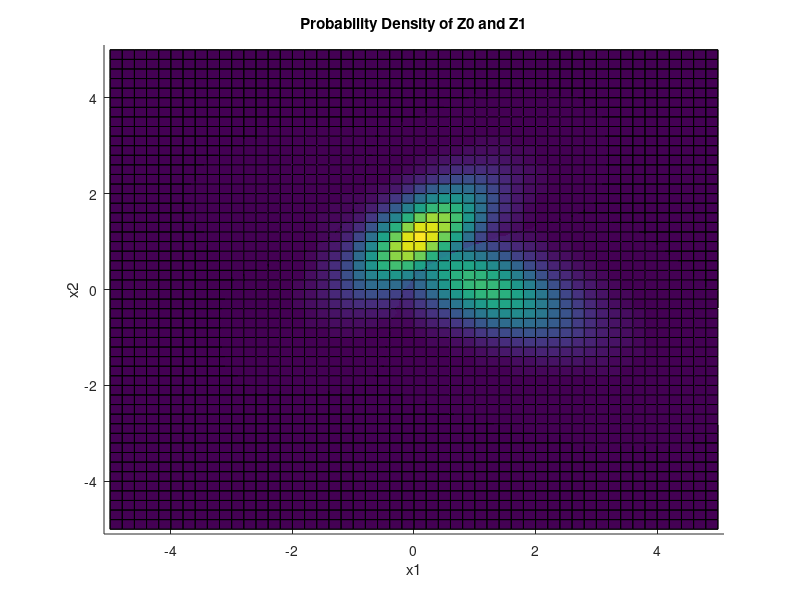
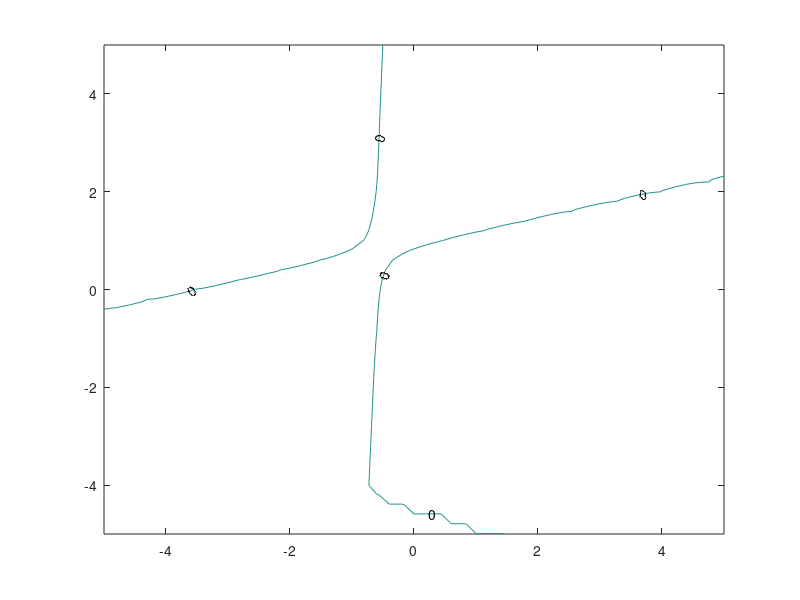
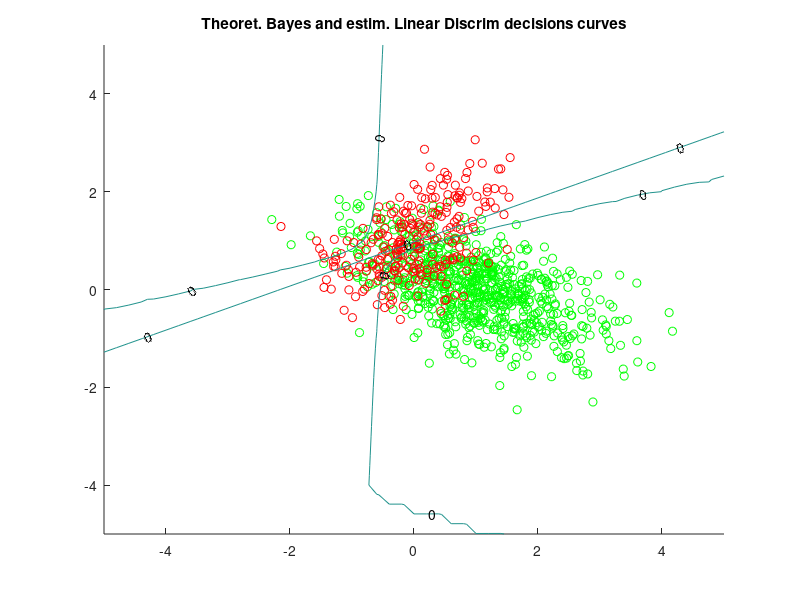

Write the MATLAB code that produced these figures, in order. (Note: this script raises an error after producing the figures.)
rng default;% se initializeaza generatorul de nr pseudo-aleat 
            % pt a genera aceleeasi secvente de numere
%
% se intializeaza parametrii experimentului
%
p=0.25;                                      % prob. a-priorii a C_1
N=1000;                                      % vol total de selectie
mu0=[1,0]; mu1=[0,1];                        % vec. medie ai guassienelor
sig0=[1, -.4;-.4, .5]; sig1=[.5, .3;.3, .5]; % matr. de var-covar
%
% a) generarea supraf.&contur a Z0 & Z1, gauss. 2D cu param. de mai sus
%
x=-5:.2:5;
y=-5:.2:5;
[X,Y]=meshgrid(x,y);
Z0=mvnpdf([X(:) Y(:)],mu0,sig0);
Z0=reshape(Z0,length(y),length(x));
IZ0 = trapz(x,trapz(y,Z0,2)); % verific ca-i pdf
%
Z1=mvnpdf([X(:) Y(:)],mu1,sig1);
Z1=reshape(Z1,length(y),length(x));
IZ1 = trapz(x,trapz(y,Z1,2)); % verific ca-i pdf
%
figure, hold on
axis([-5.1 5.1 -5.1 5.1 0 1])
xlabel('x1'); ylabel('x2'); zlabel('Probability Density');
title('Probability Density of Z0 and Z1')
surfc(X,Y,Z0) 
surfc(X,Y,Z1) 
%
% b)genereaza supraf.&contur a lui Z mixtura de guassiene de mai sus
%
figure
Z=(1-p)*Z0+p*Z1;
IZ = trapz(x,trapz(y,Z,2)); % verific ca-i pdf
axis([-5.1 5.1 -5.1 5.1 0 1])
xlabel('x1'); ylabel('x2'); zlabel('Probability Density');
title('Probability Density of Z')
surfc(X,Y,Z)
%
% c) calculeaza eta(x), L_star si ploteaza eta(x)=0
%
Z3=min(p*Z1,(1-p)*Z0); % calculez eta(x)
L_star = trapz(x,trapz(y,Z3,2)); % calculez L_star
eta=p*Z1-(1-p)*Z0;
contour(X,Y,eta,[0 0],'ShowText','on') % plotez eta(x)=0
%
% d) genereaza si ploteaza vol. de selectie N
%
N1=round(p*N); N0=N-N1;
X0=mvnrnd(mu0,sig0,N0); y0=zeros(N0,1);
X1=mvnrnd(mu1,sig1,N1); y1=ones(N1,1);
figure, hold on
plot(X0(:,1),X0(:,2),'go',X1(:,1),X1(:,2),'ro')
%
% e) folosind modelul de discriminare liniara estimeaza dreapta de
%    discriminare. Ploteaza, in aceeasi fig., vol de selectie, dreapta de
%    regresie si eta
%
XR=[X0;X1];YR=[y0;y1];
LDiscr=fitcdiscr(XR,YR); % estimeaza functia de discriminare liniara
LDcoeff=struct2cell(LDiscr.Coeffs(1,2));
g_LD=[X(:),Y(:)]*LDcoeff{3,1}+LDcoeff{2,1};
g_LD=reshape(g_LD,length(y),length(x));
title('Theoret. Bayes and estim. Linear Discrim decisions curves')
contour(X,Y,g_LD,[0 0],'ShowText','on') % culoare si grosime diferita de eta
contour(X,Y,eta,[0 0],'ShowText','on')
%
% f) calculeaza matricea de confuzie si curba ROC a modelului de discrim.
%    liniara
%
[labelLD,PosteriorLD,CostLD] = predict(LDiscr,XR);
% Matricea de confuzie
figure
plotconfusion(YR',labelLD','Regression')
[cR,cmR,indR,perR] = confusion(YR',labelLD');
% Curba ROC
figure
plotroc(YR',labelLD')
title('Regression ROC Curve')
[tprR,fprR,thresholdsR] = roc(YR',labelLD');
%
% g) folosind modelul Naive Bayes calculeaza matricea de confuzie si curba
%    ROC
%
NBDiscr=fitcnb(XR,YR); % estimeaza Naive Bayes
[labelNB,PosteriorNB,CostND]=predict(NBDiscr,XR);
% Matricea de confuzie
figure
plotconfusion(YR',labelNB','Bayes')
[cB,cmB,indB,perB] = confusion(YR',labelNB');
% Curba ROC
figure
plotroc(YR',labelNB')
title('Bayes ROC Curve')
[tprB,fprB,thresholdsB] = roc(YR',labelNB');
%
hold off
% 
% Pt o prob. apriori data, se ploteaza in aceeasi fig. L_star, cB, cR
% (erorile de misclasare a lui NB, LD) pe axa Oy pt N=100; 200; 1000; 2000;
% 10000 pe axa Ox
%
% Se repeta graficul pt prob.ap.= 0.25; 0.5; 0.75